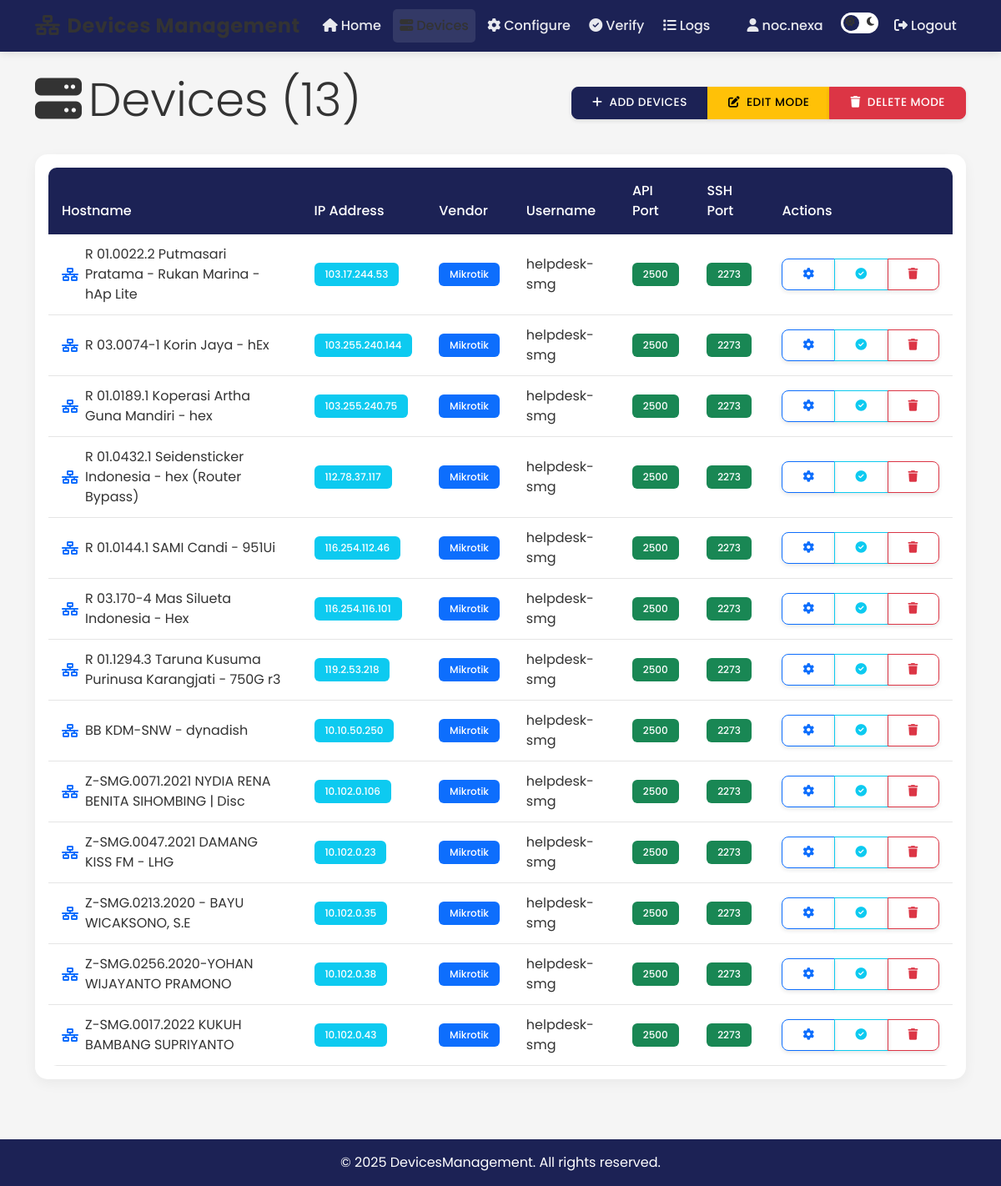
The app's page /devices/ (signed in) with its own data.
### NA_Apps/models.py (models this page shows, shortened)
class Device(models.Model):
    ip_address = models.GenericIPAddressField(unique=True)
    hostname   = models.CharField(max_length=100, blank=True)
    username   = models.CharField(max_length=50)
    password   = models.CharField(max_length=255)
    api_port   = models.PositiveIntegerField(null=True, blank=True)
    ssh_port   = models.PositiveIntegerField(default=22)
    vendor     = models.CharField(max_length=30, default="mikrotik")

### NA_Apps/views.py (the view)
# urls.py: path('devices/', views.devices, name='devices'),
@login_required(login_url='login')
def devices(request):
    try:
        devices = Device.objects.all()
        context = {"all_device": devices}
        import logging
        logger = logging.getLogger('django')
        logger.debug(f"Found {devices.count()} devices")
        return render(request, "devices.html", context)
    except Exception as e:
        import logging
        logger = logging.getLogger('django')
        logger.error(f"Error in devices view: {str(e)}")
        context = {
            "all_device": [],
            "error_message": "There was a problem loading the devices. Please try again later."
        }
        return render(request, "devices.html", context)

### templates/devices.html (shortened to what this page needs)
{% extends 'base.html' %}
{% block content %}
<div class="row mb-4">
    <div class="col-12 d-flex justify-content-between align-items-center">
        <h1 class="display-4">
            <i class="fas fa-server me-2"></i>Devices ({{ all_device|length }})
        </h1>
        <div class="btn-group">
            <a href="{% url 'mass_add_device' %}" class="btn btn-primary">
                <i class="fas fa-plus me-2"></i>Add Devices
            </a>
            <button type="button" class="btn btn-warning" id="toggleEditMode">
                <i class="fas fa-edit me-2"></i>Edit Mode
            </button>
            <button type="button" class="btn btn-danger" id="toggleDeleteMode">
                <i class="fas fa-trash me-2"></i>Delete Mode
            </button>
        </div>
    </div>
</div>
<div class="row">
    <div class="col-12">
        <div class="card">
            <div class="card-body">
                <div class="table-responsive">
                    <table class="table table-hover">
                        <thead>
                            <tr>
                                <th>Hostname</th>
                                <th>IP Address</th>
                                <th>Vendor</th>
                                <th>Username</th>
                                <th>API Port</th>
                                <th>SSH Port</th>
                                <th>Actions</th>
                            </tr>
                        </thead>
                        <tbody>
                            {% for device in all_device %}
                            <tr>
                                <td>
                                    <div class="d-flex align-items-center">
                                        {% if device.vendor.lower == 'mikrotik' %}
                                            <i class="fas fa-network-wired text-primary me-2"></i>
                                        {% else %}
                                            <i class="fas fa-server text-secondary me-2"></i>
                                        {% endif %}
                                        {{ device.hostname }}
                                    </div>
                                </td>
                                <td>
                                    <span class="badge bg-info">{{ device.ip_address }}</span>
                                </td>
                                <td>
                                    <span class="badge {% if device.vendor.lower == 'mikrotik' %}bg-primary{% else %}bg-secondary{% endif %}">
                                        {{ device.vendor }}
                                    </span>
                                </td>
                                <td>{{ device.username }}</td>
                                <td>
                                    {% if device.api_port %}
                                        <span class="badge bg-success">{{ device.api_port }}</span>
                                    {% else %}
                                        <span class="badge bg-secondary">-</span>
                                    {% endif %}
                                </td>
                                <td>
                                    {% if device.ssh_port %}
                                        <span class="badge bg-success">{{ device.ssh_port }}</span>
                                    {% else %}
                                        <span class="badge bg-secondary">22</span>
                                    {% endif %}
                                </td>
                                <td class="action-column">
                                    <div class="btn-group">
                                        <a href="{% url 'configure' %}?device={{ device.id }}" class="btn btn-sm btn-outline-primary">
                                            <i class="fas fa-cog"></i>
                                        </a>
                                        <a href="{% url 'verify_config' %}?device={{ device.id }}" class="btn btn-sm btn-outline-info">
                                            <i class="fas fa-check-circle"></i>
                                        </a>
                                        <a href="{% url 'hapus_perangkat' %}?device={{ device.id }}" class="btn btn-sm btn-outline-danger delete-single"
                                           onclick="return confirm('Are you sure you want to delete this device?')">
                                            <i class="fas fa-trash"></i>
                                        </a>
                                    </div>
                                </td>
                            </tr>
                            {% endfor %}
                        </tbody>
                    </table>
                </div>
            </div>
        </div>
    </div>
</div>
{% endblock %}

### templates/base.html (shortened to what this page needs)
{% load static %}
<!DOCTYPE html>
<html lang="en" data-bs-theme="light">
<head>
    <link href="https://cdn.jsdelivr.net/npm/bootstrap@5.3.0/dist/css/bootstrap.min.css" rel="stylesheet">
    <link href="https://cdnjs.cloudflare.com/ajax/libs/font-awesome/6.4.0/css/all.min.css" rel="stylesheet">
</head>
<body>
    <nav class="navbar navbar-expand-lg mb-4">
        <div class="container">
            <a class="navbar-brand" href="{% url 'home' %}">
                <i class="fas fa-network-wired me-2"></i><span style="color: var(--primary-text);">Devices Management</span>
            </a>
            <div class="collapse navbar-collapse" id="navbarNav">
                <ul class="navbar-nav me-auto">
                    <li class="nav-item">
                        <a class="nav-link {% if request.path == '/' %}active{% endif %}" href="{% url 'home' %}">
                            <i class="fas fa-home me-1"></i>Home
                        </a>
                    </li>
                    <li class="nav-item">
                        <a class="nav-link {% if '/devices/' in request.path %}active{% endif %}" href="{% url 'devices' %}">
                            <i class="fas fa-server me-1"></i>Devices
                        </a>
                    </li>
                    <li class="nav-item">
                        <a class="nav-link {% if '/configure/' in request.path %}active{% endif %}" href="{% url 'configure' %}">
                            <i class="fas fa-cog me-1"></i>Configure
                        </a>
                    </li>
                    <li class="nav-item">
                        <a class="nav-link {% if '/verify/' in request.path %}active{% endif %}" href="{% url 'verify_config' %}">
                            <i class="fas fa-check-circle me-1"></i>Verify
                        </a>
                    </li>
                    <li class="nav-item">
                        <a class="nav-link {% if '/log/' in request.path %}active{% endif %}" href="{% url 'log' %}">
                            <i class="fas fa-list me-1"></i>Logs
                        </a>
                    </li>
                </ul>
                <ul class="navbar-nav align-items-center">
                    <li class="nav-item">
                        <span class="nav-link">
                            <i class="fas fa-user me-1"></i>{{ user.username }}
                        </span>
                    </li>
                    <li class="nav-item">
                        <div class="theme-toggle" id="themeToggle">
                            <i class="fas fa-sun"></i>
                            <i class="fas fa-moon"></i>
                        </div>
                    </li>
                    <li class="nav-item ms-2">
                        <a class="nav-link" href="{% url 'logout' %}">
                            <i class="fas fa-sign-out-alt me-1"></i>Logout
                        </a>
                    </li>
                </ul>
            </div>
        </div>
    </nav>
    <div class="container mb-5">
        {% block content %}
        {% endblock %}
    </div>
    <footer class="mt-5 py-3">
        <div class="container text-center">
            <span>© {% now "Y" %} DevicesManagement. All rights reserved.</span>
        </div>
    </footer>
</body>
</html>

### templates/base.html (style rules this page uses)
:root { --dark-blue: #1C2255; --light-blue: #71CFEB; --medium-blue: #3763AF; --orange: #F37021; --light-orange: #FD9612; --success-color: #4CAF50; --danger-color: #F44336; --warning-color: #FF9800; --primary-color: var(--dark-blue); --secondary-color: var(--medium-blue); --accent-color: var(--orange); --bg-color: #F5F5F5; --text-color: #333333; --card-bg: #ffffff; --card-text: #333333; --icon-color: var(--white); --border-color: rgba(0,0,0,0.1); --nav-text: rgba(255,255,255,0.9); --table-header-bg: var(--dark-blue); --table-header-text: #ffffff; --table-bg: #ffffff; --table-text: #333333; --table-hover: rgba(113, 207, 235, 0.1); --footer-bg: var(--dark-blue); --footer-text: #ffffff; --dashboard-blue-card: var(--medium-blue); --dashboard-orange-card: var(--orange); --dashboard-turquoise-card: var(--light-blue); --command-bg: var(--orange); --output-bg: var(--dark-blue); }
body { font-family: 'Poppins', sans-serif; background-color: var(--bg-color); color: var(--text-color); transition: background-color 0.3s ease, color 0.3s ease; }
.navbar { background-color: var(--primary-color); box-shadow: 0 2px 10px rgba(0,0,0,0.1); }
.navbar-brand { color: var(--light-beige) !important; font-weight: 700; font-size: 1.5rem; letter-spacing: 0.5px; }
.nav-link { color: var(--nav-text) !important; font-weight: 500; transition: all 0.3s ease; padding: 0.5rem 1rem; border-radius: 5px; margin: 0 0.2rem; }
.nav-link:hover, .nav-link.active { color: var(--light-beige) !important; background-color: rgba(255,255,255,0.1); }
.card { background-color: var(--card-bg); border: none; border-radius: 15px; box-shadow: 0 5px 15px rgba(0,0,0,0.05); transition: all 0.3s ease; margin-bottom: 1.5rem; overflow: hidden; color: var(--card-text); }
.btn { border-radius: 8px; font-weight: 500; padding: 0.5rem 1.5rem; transition: all 0.3s ease; text-transform: uppercase; font-size: 0.85rem; letter-spacing: 0.5px; box-shadow: 0 2px 5px rgba(0,0,0,0.1); }
.btn-primary { background-color: var(--primary-color); border-color: var(--primary-color); }
.table { background-color: var(--table-bg); border-radius: 10px; overflow: hidden; margin-bottom: 0; }
.table thead th { background-color: var(--table-header-bg); color: var(--table-header-text); font-weight: 500; border: none; padding: 1rem; }
.table td { padding: 0.75rem 1rem; vertical-align: middle; border-color: var(--border-color); color: var(--table-text); }
.badge { padding: 0.5rem 0.8rem; font-weight: 500; border-radius: 6px; }
footer { background-color: var(--footer-bg); color: var(--footer-text); padding: 1.5rem 0; margin-top: 3rem; }
.fa, .fas, .far, .fab { color: var(--icon-color); transition: color 0.3s ease; }
.theme-toggle { cursor: pointer; width: 45px; height: 25px; border-radius: 25px; background-color: var(--card-bg); position: relative; transition: all 0.3s ease; margin-left: 10px; display: inline-block; }
.theme-toggle::after { content: ''; position: absolute; width: 19px; height: 19px; border-radius: 50%; background-color: var(--primary-color); top: 3px; left: 3px; transition: all 0.3s ease; }
.theme-toggle .fa-sun, .theme-toggle .fa-moon { position: absolute; top: 5px; font-size: 12px; z-index: 1; color: var(--cream-color); }
.theme-toggle .fa-sun { left: 5px; }
.theme-toggle .fa-moon { right: 5px; }

### records on screen
Device: hostname "R 01.0022.2 Putmasari Pratama - Rukan Marina - hAp Lite", ip_address "103.17.244.53", vendor "Mikrotik", username "helpdesk-smg", api_port "2500", ssh_port "2273"
Device: hostname "R 03.0074-1 Korin Jaya - hEx", ip_address "103.255.240.144", vendor "Mikrotik", username "helpdesk-smg", api_port "2500", ssh_port "2273"
Device: hostname "R 01.0189.1 Koperasi Artha Guna Mandiri - hex", ip_address "103.255.240.75", vendor "Mikrotik", username "helpdesk-smg", api_port "2500", ssh_port "2273"
Device: hostname "R 01.0432.1 Seidensticker Indonesia - hex (Router Bypass)", ip_address "112.78.37.117", vendor "Mikrotik", username "helpdesk-smg", api_port "2500", ssh_port "2273"
Device: hostname "R 01.0144.1 SAMI Candi - 951Ui", ip_address "116.254.112.46", vendor "Mikrotik", username "helpdesk-smg", api_port "2500", ssh_port "2273"
Device: hostname "R 03.170-4 Mas Silueta Indonesia - Hex", ip_address "116.254.116.101", vendor "Mikrotik", username "helpdesk-smg", api_port "2500", ssh_port "2273"
Device: hostname "R 01.1294.3 Taruna Kusuma Purinusa Karangjati - 750G r3", ip_address "119.2.53.218", vendor "Mikrotik", username "helpdesk-smg", api_port "2500", ssh_port "2273"
Device: hostname "BB KDM-SNW - dynadish", ip_address "10.10.50.250", vendor "Mikrotik", username "helpdesk-smg", api_port "2500", ssh_port "2273"
Device: hostname "Z-SMG.0071.2021 NYDIA RENA BENITA SIHOMBING | Disc", ip_address "10.102.0.106", vendor "Mikrotik", username "helpdesk-smg", api_port "2500", ssh_port "2273"
Device: hostname "Z-SMG.0047.2021 DAMANG KISS FM - LHG", ip_address "10.102.0.23", vendor "Mikrotik", username "helpdesk-smg", api_port "2500", ssh_port "2273"
Device: hostname "Z-SMG.0213.2020 - BAYU WICAKSONO, S.E", ip_address "10.102.0.35", vendor "Mikrotik", username "helpdesk-smg", api_port "2500", ssh_port "2273"
Device: hostname "Z-SMG.0256.2020-YOHAN WIJAYANTO PRAMONO", ip_address "10.102.0.38", vendor "Mikrotik", username "helpdesk-smg", api_port "2500", ssh_port "2273"
Device: hostname "Z-SMG.0017.2022 KUKUH BAMBANG SUPRIYANTO", ip_address "10.102.0.43", vendor "Mikrotik", username "helpdesk-smg", api_port "2500", ssh_port "2273"

### other values on screen
{{ user.username }} "noc.nexa"
{{ all_device|length }} "13"
